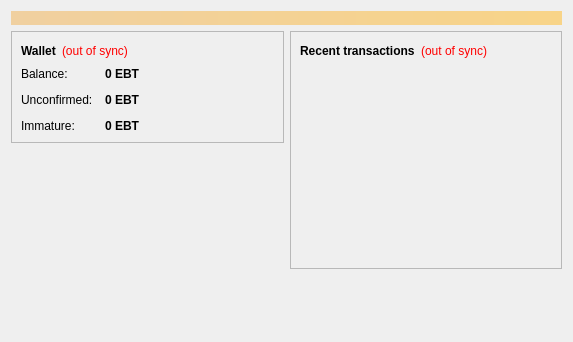
<?xml version="1.0" encoding="UTF-8"?>
<ui version="4.0">
 <class>OverviewPage</class>
 <widget class="QWidget" name="OverviewPage">
  <property name="geometry">
   <rect>
    <x>0</x>
    <y>0</y>
    <width>573</width>
    <height>342</height>
   </rect>
  </property>
  <property name="windowTitle">
   <string>Form</string>
  </property>
  <layout class="QVBoxLayout" name="topLayout">
   <item>
    <widget class="QLabel" name="labelAlerts">
     <property name="visible">
      <bool>false</bool>
     </property>
     <property name="styleSheet">
      <string notr="true">background-color: qlineargradient(x1: 0, y1: 0, x2: 1, y2: 0, stop:0 #F0D0A0, stop:1 #F8D488); color:#000000;</string>
     </property>
     <property name="wordWrap">
      <bool>true</bool>
     </property>
     <property name="margin">
      <number>3</number>
     </property>
    </widget>
   </item>
   <item>
    <layout class="QHBoxLayout" name="horizontalLayout" stretch="1,1">
     <item>
      <layout class="QVBoxLayout" name="verticalLayout_2">
       <item>
        <widget class="QFrame" name="frame">
         <property name="frameShape">
          <enum>QFrame::StyledPanel</enum>
         </property>
         <property name="frameShadow">
          <enum>QFrame::Raised</enum>
         </property>
         <layout class="QVBoxLayout" name="verticalLayout_4">
          <item>
           <layout class="QHBoxLayout" name="horizontalLayout_4">
            <item>
             <widget class="QLabel" name="label_5">
              <property name="font">
               <font>
                <weight>75</weight>
                <bold>true</bold>
               </font>
              </property>
              <property name="text">
               <string>Wallet</string>
              </property>
             </widget>
            </item>
            <item>
             <widget class="QLabel" name="labelWalletStatus">
              <property name="toolTip">
               <string>The displayed information may be out of date. Your wallet automatically synchronizes with the EBTCoin network after a connection is established, but this process has not completed yet.</string>
              </property>
              <property name="styleSheet">
               <string notr="true">QLabel { color: red; }</string>
              </property>
              <property name="text">
               <string notr="true">(out of sync)</string>
              </property>
              <property name="alignment">
               <set>Qt::AlignLeading|Qt::AlignLeft|Qt::AlignVCenter</set>
              </property>
             </widget>
            </item>
            <item>
             <spacer name="horizontalSpacer_2">
              <property name="orientation">
               <enum>Qt::Horizontal</enum>
              </property>
              <property name="sizeHint" stdset="0">
               <size>
                <width>40</width>
                <height>20</height>
               </size>
              </property>
             </spacer>
            </item>
           </layout>
          </item>
          <item>
           <layout class="QFormLayout" name="formLayout_2">
            <property name="fieldGrowthPolicy">
             <enum>QFormLayout::AllNonFixedFieldsGrow</enum>
            </property>
            <property name="horizontalSpacing">
             <number>12</number>
            </property>
            <property name="verticalSpacing">
             <number>12</number>
            </property>
            <item row="0" column="0">
             <widget class="QLabel" name="label">
              <property name="text">
               <string>Balance:</string>
              </property>
             </widget>
            </item>
            <item row="0" column="1">
             <widget class="QLabel" name="labelBalance">
              <property name="font">
               <font>
                <weight>75</weight>
                <bold>true</bold>
               </font>
              </property>
              <property name="cursor">
               <cursorShape>IBeamCursor</cursorShape>
              </property>
              <property name="toolTip">
               <string>Your current balance</string>
              </property>
              <property name="text">
               <string notr="true">0 EBT</string>
              </property>
              <property name="textInteractionFlags">
               <set>Qt::LinksAccessibleByMouse|Qt::TextSelectableByKeyboard|Qt::TextSelectableByMouse</set>
              </property>
             </widget>
            </item>
            <item row="1" column="0">
             <widget class="QLabel" name="label_3">
              <property name="text">
               <string>Unconfirmed:</string>
              </property>
             </widget>
            </item>
            <item row="1" column="1">
             <widget class="QLabel" name="labelUnconfirmed">
              <property name="font">
               <font>
                <weight>75</weight>
                <bold>true</bold>
               </font>
              </property>
              <property name="cursor">
               <cursorShape>IBeamCursor</cursorShape>
              </property>
              <property name="toolTip">
               <string>Total of transactions that have yet to be confirmed, and do not yet count toward the current balance</string>
              </property>
              <property name="text">
               <string notr="true">0 EBT</string>
              </property>
              <property name="textInteractionFlags">
               <set>Qt::LinksAccessibleByMouse|Qt::TextSelectableByKeyboard|Qt::TextSelectableByMouse</set>
              </property>
             </widget>
            </item>
            <item row="2" column="0">
             <widget class="QLabel" name="labelImmatureText">
              <property name="text">
               <string>Immature:</string>
              </property>
             </widget>
            </item>
            <item row="2" column="1">
             <widget class="QLabel" name="labelImmature">
              <property name="font">
               <font>
                <weight>75</weight>
                <bold>true</bold>
               </font>
              </property>
              <property name="toolTip">
               <string>Mined balance that has not yet matured</string>
              </property>
              <property name="text">
               <string notr="true">0 EBT</string>
              </property>
              <property name="textInteractionFlags">
               <set>Qt::LinksAccessibleByMouse|Qt::TextSelectableByKeyboard|Qt::TextSelectableByMouse</set>
              </property>
             </widget>
            </item>
			
           </layout>
          </item>
         </layout>
        </widget>
       </item>
       <item>
        <spacer name="verticalSpacer">
         <property name="orientation">
          <enum>Qt::Vertical</enum>
         </property>
         <property name="sizeHint" stdset="0">
          <size>
           <width>20</width>
           <height>40</height>
          </size>
         </property>
        </spacer>
       </item>
		<item>
         <widget class="QLabel" name="label_wallet_bgcoin">
          <property name="text">
           <string/>
          </property>
          <property name="pixmap">
           <pixmap resource="../bitcoin.qrc">:/images/wallet_bgcoin</pixmap>
          </property>
          <property name="scaledContents">
           <bool>false</bool>
          </property>
          <property name="alignment">
           <set>Qt::AlignLeft</set>
          </property>
          <property name="margin">
           <number>-2</number>
          </property>
         </widget>
        </item>
	   </layout>
     </item>
     <item>
      <layout class="QVBoxLayout" name="verticalLayout_3">
       <item>
        <widget class="QFrame" name="frame_2">
         <property name="frameShape">
          <enum>QFrame::StyledPanel</enum>
         </property>
         <property name="frameShadow">
          <enum>QFrame::Raised</enum>
         </property>
         <layout class="QVBoxLayout" name="verticalLayout">
          <item>
           <layout class="QHBoxLayout" name="horizontalLayout_2">
            <item>
             <widget class="QLabel" name="label_4">
              <property name="text">
               <string>&lt;b&gt;Recent transactions&lt;/b&gt;</string>
              </property>
             </widget>
            </item>
            <item>
             <widget class="QLabel" name="labelTransactionsStatus">
              <property name="toolTip">
               <string>The displayed information may be out of date. Your wallet automatically synchronizes with the EBTCoin network after a connection is established, but this process has not completed yet.</string>
              </property>
              <property name="styleSheet">
               <string notr="true">QLabel { color: red; }</string>
              </property>
              <property name="text">
               <string notr="true">(out of sync)</string>
              </property>
              <property name="alignment">
               <set>Qt::AlignRight|Qt::AlignTrailing|Qt::AlignVCenter</set>
              </property>
             </widget>
            </item>
            <item>
             <spacer name="horizontalSpacer">
              <property name="orientation">
               <enum>Qt::Horizontal</enum>
              </property>
              <property name="sizeHint" stdset="0">
               <size>
                <width>40</width>
                <height>20</height>
               </size>
              </property>
             </spacer>
            </item>
           </layout>
          </item>
          <item>
           <widget class="QListView" name="listTransactions">
            <property name="styleSheet">
             <string notr="true">QListView { background: transparent; }</string>
            </property>
            <property name="frameShape">
             <enum>QFrame::NoFrame</enum>
            </property>
            <property name="verticalScrollBarPolicy">
             <enum>Qt::ScrollBarAlwaysOff</enum>
            </property>
            <property name="horizontalScrollBarPolicy">
             <enum>Qt::ScrollBarAlwaysOff</enum>
            </property>
            <property name="selectionMode">
             <enum>QAbstractItemView::NoSelection</enum>
            </property>
           </widget>
          </item>
         </layout>
        </widget>
       </item>
       <item>
        <spacer name="verticalSpacer_2">
         <property name="orientation">
          <enum>Qt::Vertical</enum>
         </property>
         <property name="sizeHint" stdset="0">
          <size>
           <width>20</width>
           <height>40</height>
          </size>
         </property>
        </spacer>
       </item>
      </layout>
     </item>
    </layout>
   </item>
  </layout>
 </widget>
 <resources/>
 <connections/>
</ui>
